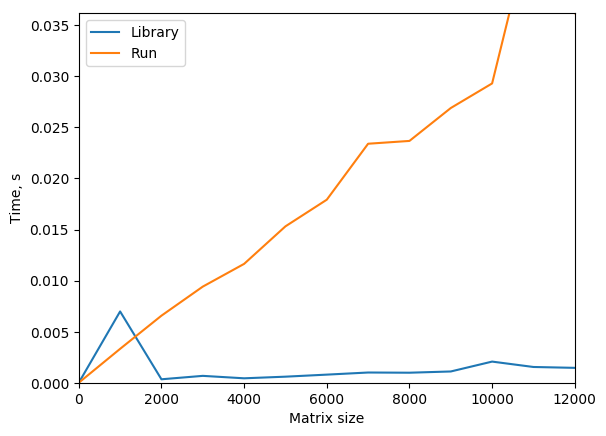

Reproduce this figure in Python.
import numpy as np
import scipy.linalg as lg
import matplotlib.pyplot as plt
import time
import numpy.random as nr

def mx_create(size):
	Mx = np.ones((size,size)) * 0
	a = nr.rand(size)
	b = nr.rand(size)
	c = nr.rand(size)
	f = nr.rand(size)
	a[0], c[size - 1] = 0, 0
	for i in range(size):
		b[i] = abs(a[i]) + abs(b[i]) + abs(c[i])
		Mx[i][i] = b[i]
		if i > 0:
			Mx[i][i - 1] = a[i]
		if i < size - 1:
			Mx[i][i + 1] = c[i])
	return Mx, a, b, c, f
	
def make(a, b, c, f, N):
    alpha = np.array([0.0] * (N + 1))
    beta = np.array([0.0] * (N + 1))
    for i in range(N):
        alpha[i + 1] = -c[i] / (a[i] * alpha[i] + b[i])
        beta[i + 1] = (f[i] - a[i] * beta[i]) / (a[i] * alpha[i] + b[i])
    x = np.array([0.0] * N)
    x[N - 1] = beta[N]
    for i in range(N - 2, -1, -1):
        x[i] = alpha[i + 1] * x[i + 1] + beta[i + 1]
    return x

def LibRun(mx, f):
	ud = np.insert(np.diag(mx, 1), 0, 0)
	d = np.diag(mx)
	ld = np.insert(np.diag(mx, -1), len(d)-1, 0)
	return lg.solve_banded((1, 1), np.matrix([ud, d, ld]), f)
	
l = list(range(1000, 12001, 1000))
lib, run = [0], [0]
for size in l:
	Mx, a, b, c, f = mx_create(size)
	
	t0 = time.time()
	x2 = LibRun(Mx, f)
	t1 = time.time() - t0
	
	t0 = time.time()
	x1 = make(a, b, c, f, size)
	t2 = time.time() - t0
	
	lib.append(t1)
	run.append(t2)
	print('Mx size:',size, '\tlib: ',round(t1,3),'s', 'usr: ',round(t2,3),'s')

x = [0] + l
plt.plot(x, lib, label = "Library")
plt.plot(x, run, label = "Run")
plt.legend(loc = "upper left")
plt.xlabel("Matrix size")
plt.ylabel("Time, s")
plt.axis([0, l[-1], 0, run[-1]])
plt.savefig('run.png', bbox_inches='tight')
plt.show()
